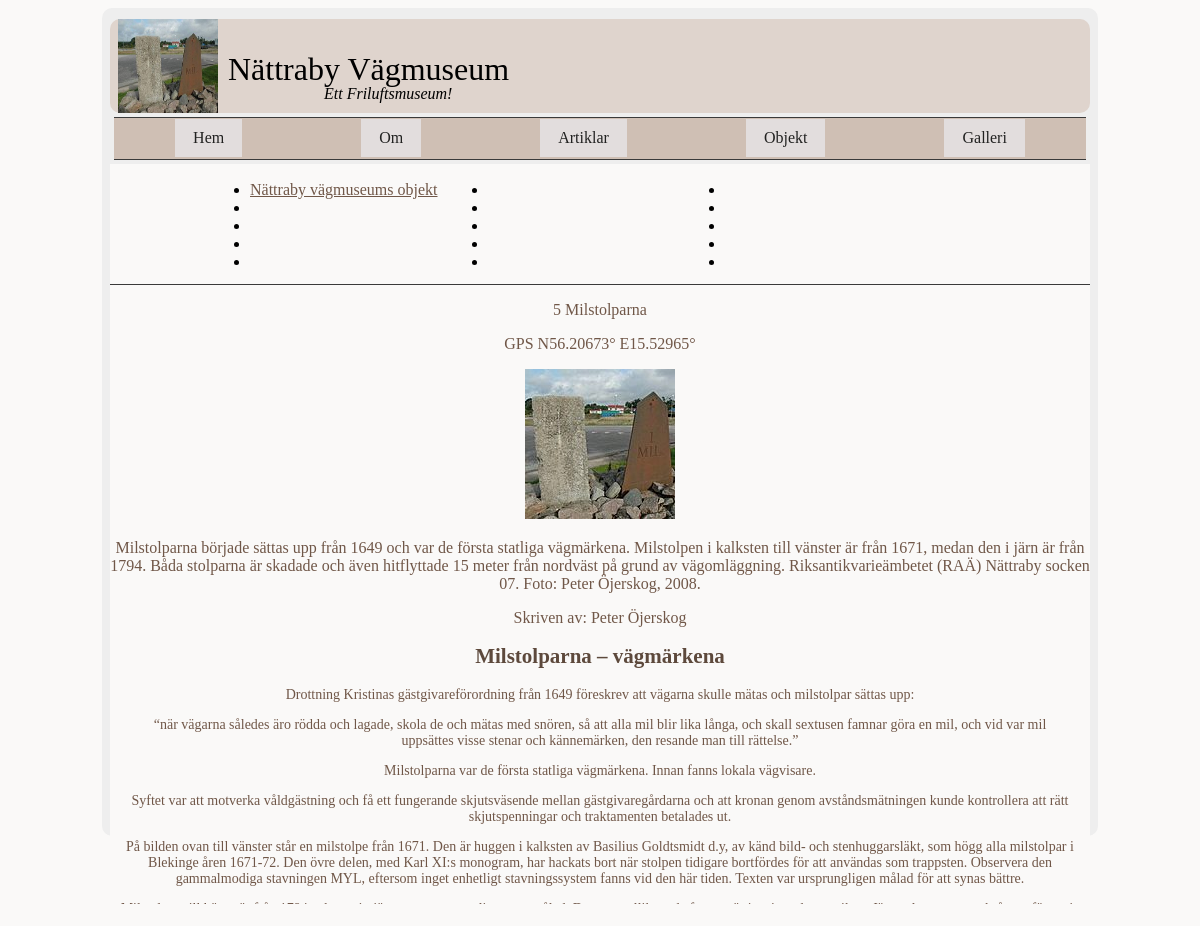
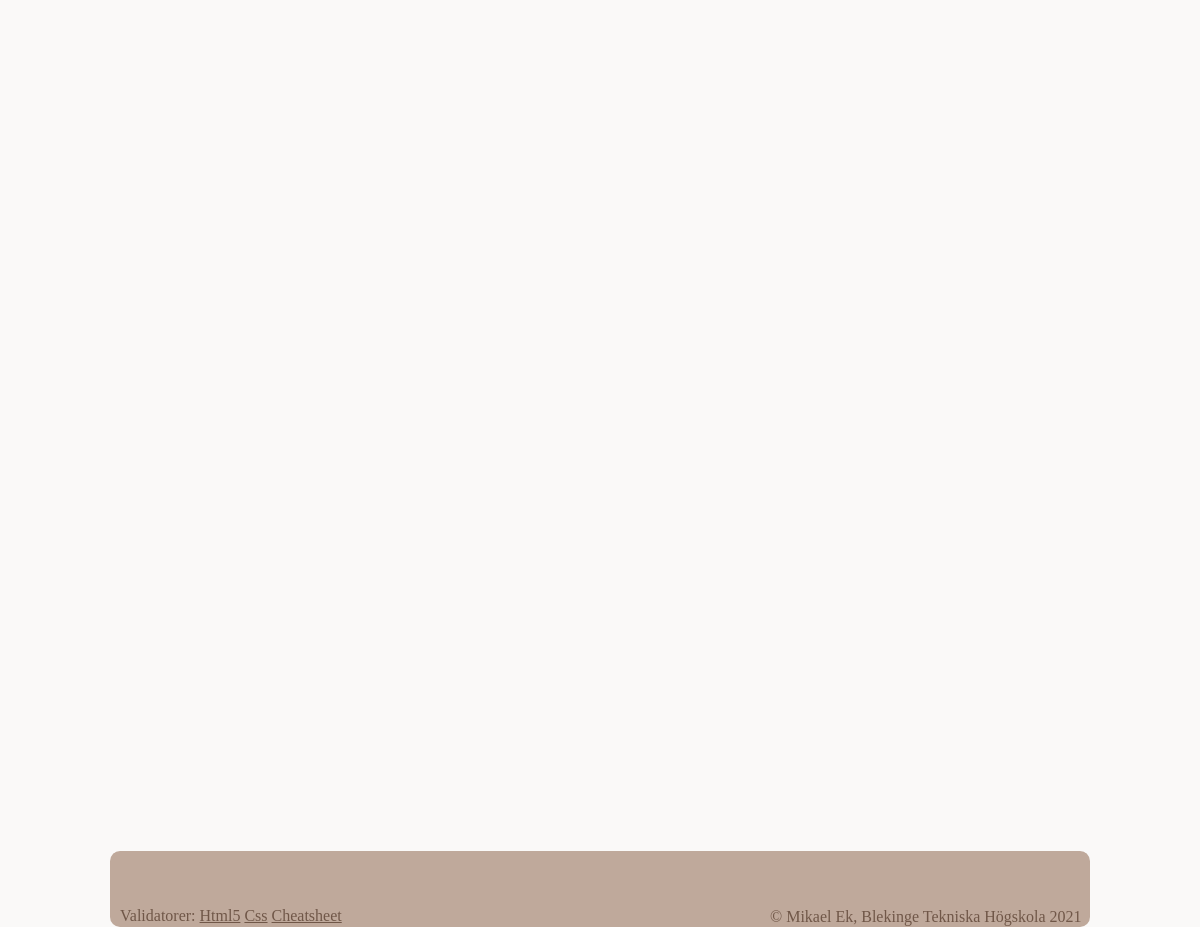
Screenshot of /object.php?page=object5 with the database file from the repository (2 pictures, top to bottom).
### tables this page shows
CREATE TABLE object(
  id INT,
  name TEXT,
  title TEXT,
  data TEXT,
  author TEXT,
  gps TEXT,
  mapImage TEXT,
  image1 TEXT,
  image1Alt TEXT,
  image1Text,
  TEXT,
  image2 TEXT,
  image2Alt TEXT,
  image2Text TEXT
);

### object.php (called while the page is built, shortened)
<?php
require __DIR__ . "/incl/header.php";
require __DIR__ . "/incl/multipage.php";
require __DIR__ . "/incl/footer.php";

### object/object5.php (the view, shortened to what this page needs)
<?php
$fileName = __DIR__ . "/../db/nvm2.sqlite";
$dsn = "sqlite:$fileName";
$db = connectToDatabase($dsn);
$sql = "SELECT * FROM object WHERE id = 7 ";
$stmt = $db->prepare($sql);
$stmt->execute();
$res = $stmt->fetchAll(PDO::FETCH_ASSOC);
$rows = null;
foreach ($res as $row) {
    $rows .= "<tr>";
    $rows .= "<td>{$row['name']}</td>";
    $rows .= "<td>{$row['title']}</td>";
    $rows .= "<td>{$row['data']}</td>";
    $rows .= "<td>{$row['author']}</td>";
    $rows .= "<td>{$row['gps']}</td>";
    $rows .= "<td>{$row['mapImage']}</td>";
    $rows .= "<td>{$row['image1']}</td>";
    $rows .= "<td>{$row['image1Alt']}</td>";
    $rows .= "<td>{$row['image1Text']}</td>";
    $rows .= "<td>{$row['TEXT']}</td>";
    $rows .= "<td>{$row['image2']}</td>";
    $rows .= "<td>{$row['image2Alt']}</td>";
    $rows .= "<td>{$row['image2Text']}</td>";
    $rows .= "</tr>\n";
}
?>
<div class="intro">
    <p><?php echo substr($row['title'], 1) ?></p>
    <p><?php echo $row['gps'] ?></p>
    <p><img src="img/150x150/<?php echo $row['image1'] ?>" alt=""></p>
    <p class="image-text"><?php echo $row['image1Text'] ?></p>
    <p class=" author">Skriven av: <?php echo $row['author'] ?></p>
</div>
<div class="text-data">
    <p><?php echo $row['data'] ?></p>
</div>

### css/style.css (style rules this page uses)
html { background-color: #faf9f8; }
p { color: #705748; }
h1, h2 { color:#5d493c }
body { margin: 8px auto; padding: 8px; width: 980px; min-height: 800px; max-height: 800px; background-color: #eee; border-radius: 10px; padding-bottom: 20px; }
.intro { text-align: center; }
.text-data { text-align: center; font-size: 14px; }

### rows the page displays
object: title "5 Milstolparna", gps "GPS N56.20673° E15.52965°", image1 (picture), image1Text "Milstolparna började sättas upp från 1649 och var de första statliga vägmärkena. Milstolpen i kalksten till vänster är från 1671, medan den i järn är från 1794. Båda stolparna är skadade och även hitflyttade 15 meter från nordväst på grund av vägomläggning. Riksantikvarieämbetet (RAÄ) Nättraby socken 07. Foto: Peter Öjerskog, 2008.", author "Peter Öjerskog", data "Milstolparna – vägmärkena Drottning Kristinas gästgivareförordning från 1649 föreskrev att vägarna skulle mätas och milstolpar sättas upp: “när vägarna således äro rödda och lagade, skola de och mätas med snören, så att alla mil blir lika långa, och skall sextusen famnar göra en mil, och vid var mil uppsättes visse stenar och kännemärken, den resande man till rättelse.” Milstolparna var de första statliga vägmärkena. Innan fanns lokala vägvisare. Syftet var att motverka våldgästning och få ett fungerande skjutsväsende mellan gästgivaregårdarna och att kronan genom avståndsmätningen kunde kontrollera att rätt skjutspenningar och traktamenten betalades ut. På bilden ovan till vänster står en…"

### other values shown
$value["title"] "Nättraby vägmuseums objekt"
